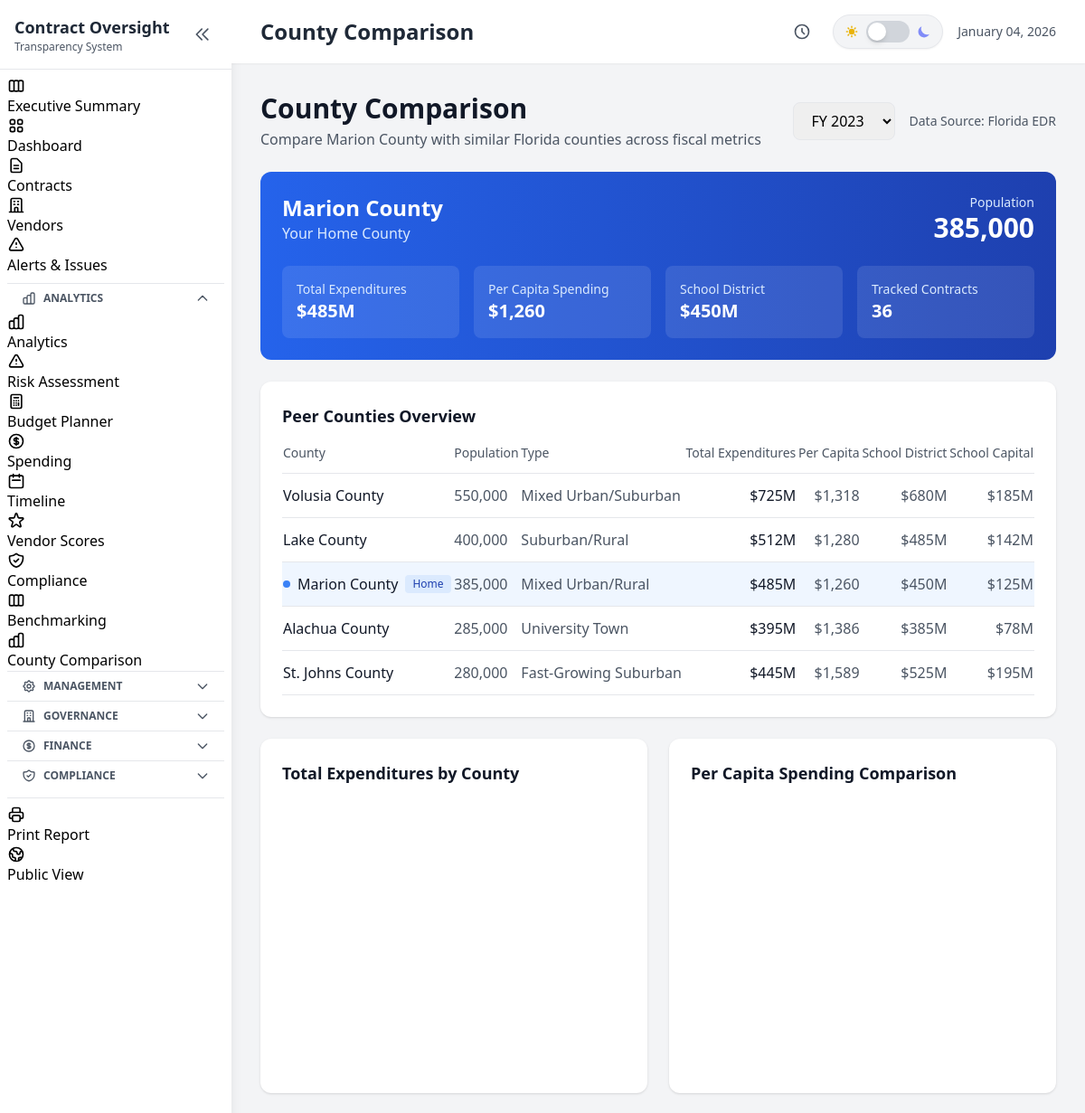
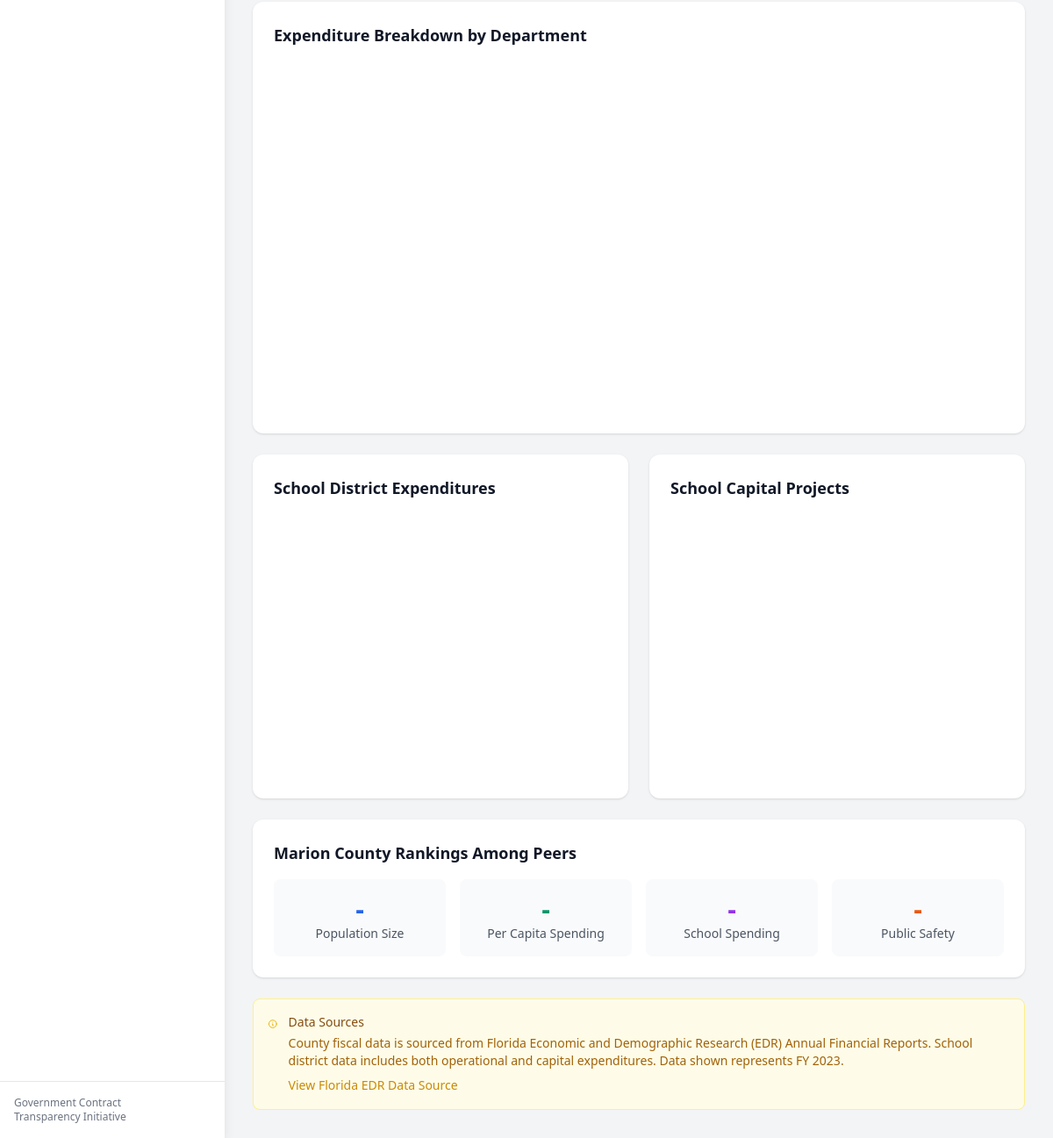
The app's page /county-comparison with its own data (2 pictures, top to bottom).
### tables this page shows
CREATE TABLE counties (
                county_id TEXT PRIMARY KEY,
                county_name TEXT NOT NULL,
                state TEXT DEFAULT 'FL',
                population INTEGER,
                population_year INTEGER,
                median_income REAL,
                land_area_sq_miles REAL,
                is_peer_county INTEGER DEFAULT 0,
                is_home_county INTEGER DEFAULT 0,
                region TEXT,
                county_type TEXT,
                notes TEXT,
                created_at TEXT DEFAULT CURRENT_TIMESTAMP,
                updated_at TEXT DEFAULT CURRENT_TIMESTAMP
            );

CREATE TABLE county_fiscal_data (
                fiscal_data_id INTEGER PRIMARY KEY AUTOINCREMENT,
                county_id TEXT NOT NULL,
                fiscal_year TEXT NOT NULL,
                data_source TEXT DEFAULT 'Florida EDR',

                -- Revenue categories
                total_revenue REAL DEFAULT 0,
                property_tax_revenue REAL DEFAULT 0,
                sales_tax_revenue REAL DEFAULT 0,
                intergovernmental_revenue REAL DEFAULT 0,
                charges_for_services REAL DEFAULT 0,
                other_revenue REAL DEFAULT 0,

                -- Expenditure categories (mapped to Florida EDR categories)
                total_expenditures REAL DEFAULT 0,
                general_government REAL DEFAULT 0,
                public_safety REAL DEFAULT 0,
                physical_environment REAL DEFAULT 0,
                transportation REAL DEFAULT 0,
                economic_environment REAL DEFAULT 0,
                human_services REAL DEFAULT 0,
                culture_recreation REAL DEFAULT 0,
                court_related REAL DEFAULT 0,
                debt_service REAL DEFAULT 0,

                -- Per capita metrics
                expenditures_per_capita REAL DEFAULT 0,
                revenue_per_capita REAL DEFAULT 0,

                -- School district data (separate from county but tracked together)
                school_district_expenditures REAL DEFAULT 0,
                school_capital_projects REAL DEFAULT 0,
                school_operations REAL DEFAULT 0,

                created_at TEXT DEFAULT CURRENT_TIMESTAMP,
                updated_at TEXT DEFAULT CURRENT_TIMESTAMP,
                FOREIGN KEY (county_id) REFERENCES counties(county_id),
                UNIQUE(county_id, fiscal_year)
            );

### web/app.py (the view)
@app.route('/county-comparison')
def county_comparison_page():
    comparison_data = db.get_county_comparison_data()
    peer_counties = db.get_peer_counties()
    marion_contracts = current_contracts[
        current_contracts['vendor_id'].str.startswith('MC-', na=False) |
        current_contracts['vendor_id'].str.startswith('MCSD-', na=False)
    ] if current_contracts is not None and not current_contracts.empty else pd.DataFrame()
    local_stats = {
        'total_contracts': len(marion_contracts),
        'total_value': float(marion_contracts['current_amount'].sum()) if not marion_contracts.empty else 0,
        'school_contracts': len(marion_contracts[marion_contracts['vendor_id'].str.startswith('MCSD-', na=False)]) if not marion_contracts.empty else 0,
        'school_value': float(marion_contracts[marion_contracts['vendor_id'].str.startswith('MCSD-', na=False)]['current_amount'].sum()) if not marion_contracts.empty else 0,
        'county_contracts': len(marion_contracts[marion_contracts['vendor_id'].str.startswith('MC-', na=False)]) if not marion_contracts.empty else 0,
        'county_value': float(marion_contracts[marion_contracts['vendor_id'].str.startswith('MC-', na=False)]['current_amount'].sum()) if not marion_contracts.empty else 0,
    }
    return render_template('county_comparison.html',
                          comparison_data=comparison_data,
                          peer_counties=peer_counties,
                          local_stats=local_stats,
                          title='County Comparison')

### src/database.py (called while the page is built)
    def _get_connection(self):
        conn = sqlite3.connect(str(self.db_path))
        conn.row_factory = sqlite3.Row
        return conn

    def get_peer_counties(self) -> List[Dict]:
        conn = self._get_connection()
        cursor = conn.cursor()
        cursor.execute("""
            SELECT * FROM counties
            WHERE is_peer_county = 1 OR is_home_county = 1
            ORDER BY population DESC
        """)
        rows = cursor.fetchall()
        conn.close()
        return [dict(row) for row in rows]

### web/app.py (called while the page is built)
@app.context_processor
def inject_globals():
    return {
        'now': datetime.now
    }

### web/templates/county_comparison.html (shortened to what this page needs)
{% extends "base.html" %}
{% block content %}
<div class="space-y-6">
    <div class="flex justify-between items-center">
        <div>
            <h1 class="text-3xl font-bold text-gray-900 dark:text-white">County Comparison</h1>
            <p class="text-gray-600 dark:text-gray-400 mt-1">
                Compare Marion County with similar Florida counties across fiscal metrics
            </p>
        </div>
        <div class="flex items-center space-x-4">
            <select id="fiscalYearSelect" class="px-4 py-2 border rounded-lg dark:bg-gray-700 dark:border-gray-600 dark:text-white">
                <option value="2023" {% if comparison_data.fiscal_year == '2023' %}selected{% endif %}>FY 2023</option>
            </select>
            <span class="text-sm text-gray-500 dark:text-gray-400">
                Data Source: Florida EDR
            </span>
        </div>
    </div>
    <div class="bg-gradient-to-r from-blue-600 to-blue-800 rounded-xl p-6 text-white">
        <div class="flex items-center justify-between">
            <div>
                <h2 class="text-2xl font-bold">Marion County</h2>
                <p class="text-blue-100">Your Home County</p>
            </div>
            <div class="text-right">
                <p class="text-sm text-blue-100">Population</p>
                <p class="text-3xl font-bold">
                    {% if comparison_data.home_county %}
                        {{ "{:,}".format(comparison_data.home_county.population|default(0)) }}
                    {% else %}
                        385,000
                    {% endif %}
                </p>
            </div>
        </div>
        <div class="grid grid-cols-2 md:grid-cols-4 gap-4 mt-6">
            <div class="bg-white/10 rounded-lg p-4">
                <p class="text-blue-100 text-sm">Total Expenditures</p>
                <p class="text-xl font-bold">
                    {% if comparison_data.home_county and comparison_data.home_county.total_expenditures %}
                        ${{ "{:,.0f}".format(comparison_data.home_county.total_expenditures / 1000000) }}M
                    {% else %}
                        $485M
                    {% endif %}
                </p>
            </div>
            <div class="bg-white/10 rounded-lg p-4">
                <p class="text-blue-100 text-sm">Per Capita Spending</p>
                <p class="text-xl font-bold">
                    {% if comparison_data.home_county and comparison_data.home_county.expenditures_per_capita %}
                        ${{ "{:,.0f}".format(comparison_data.home_county.expenditures_per_capita) }}
                    {% else %}
                        $1,260
                    {% endif %}
                </p>
            </div>
            <div class="bg-white/10 rounded-lg p-4">
                <p class="text-blue-100 text-sm">School District</p>
                <p class="text-xl font-bold">
                    {% if comparison_data.home_county and comparison_data.home_county.school_district_expenditures %}
                        ${{ "{:,.0f}".format(comparison_data.home_county.school_district_expenditures / 1000000) }}M
                    {% else %}
                        $450M
                    {% endif %}
                </p>
            </div>
            <div class="bg-white/10 rounded-lg p-4">
                <p class="text-blue-100 text-sm">Tracked Contracts</p>
                <p class="text-xl font-bold">{{ local_stats.total_contracts }}</p>
            </div>
        </div>
    </div>
    <div class="bg-white dark:bg-gray-800 rounded-xl shadow p-6">
        <h3 class="text-lg font-semibold text-gray-900 dark:text-white mb-4">Peer Counties Overview</h3>
        <div class="overflow-x-auto">
            <table class="w-full">
                <thead>
                    <tr class="text-left text-sm text-gray-500 dark:text-gray-400 border-b dark:border-gray-700">
                        <th class="pb-3 font-medium">County</th>
                        <th class="pb-3 font-medium">Population</th>
                        <th class="pb-3 font-medium">Type</th>
                        <th class="pb-3 font-medium text-right">Total Expenditures</th>
                        <th class="pb-3 font-medium text-right">Per Capita</th>
                        <th class="pb-3 font-medium text-right">School District</th>
                        <th class="pb-3 font-medium text-right">School Capital</th>
                    </tr>
                </thead>
                <tbody>
                    {% for county in comparison_data.counties %}
                    <tr class="border-b dark:border-gray-700 {% if county.is_home_county %}bg-blue-50 dark:bg-blue-900/20{% endif %}">
                        <td class="py-3">
                            <div class="flex items-center">
                                {% if county.is_home_county %}
                                <span class="w-2 h-2 bg-blue-500 rounded-full mr-2"></span>
                                {% endif %}
                                <span class="font-medium text-gray-900 dark:text-white">{{ county.county_name }}</span>
                                {% if county.is_home_county %}
                                <span class="ml-2 text-xs bg-blue-100 text-blue-800 dark:bg-blue-900 dark:text-blue-200 px-2 py-0.5 rounded">Home</span>
                                {% endif %}
                            </div>
                        </td>
                        <td class="py-3 text-gray-600 dark:text-gray-300">{{ "{:,}".format(county.population|default(0)) }}</td>
                        <td class="py-3 text-gray-600 dark:text-gray-300">{{ county.county_type|default('N/A') }}</td>
                        <td class="py-3 text-right font-medium text-gray-900 dark:text-white">
                            {% if county.total_expenditures %}
                                ${{ "{:,.0f}".format(county.total_expenditures / 1000000) }}M
                            {% else %}
                                -
                            {% endif %}
                        </td>
                        <td class="py-3 text-right text-gray-600 dark:text-gray-300">
                            {% if county.expenditures_per_capita %}
                                ${{ "{:,.0f}".format(county.expenditures_per_capita) }}
                            {% else %}
                                -
                            {% endif %}
                        </td>
                        <td class="py-3 text-right text-gray-600 dark:text-gray-300">
                            {% if county.school_district_expenditures %}
                                ${{ "{:,.0f}".format(county.school_district_expenditures / 1000000) }}M
                            {% else %}
                                -
                            {% endif %}
                        </td>
                        <td class="py-3 text-right text-gray-600 dark:text-gray-300">
                            {% if county.school_capital_projects %}
                                ${{ "{:,.0f}".format(county.school_capital_projects / 1000000) }}M
                            {% else %}
                                -
                            {% endif %}
                        </td>
                    </tr>
                    {% endfor %}
                </tbody>
            </table>
        </div>
    </div>
    <div class="grid grid-cols-1 lg:grid-cols-2 gap-6">
        <div class="bg-white dark:bg-gray-800 rounded-xl shadow p-6">
            <h3 class="text-lg font-semibold text-gray-900 dark:text-white mb-4">Total Expenditures by County</h3>
            <div id="expendituresChart" style="height: 300px;"></div>
        </div>
        <div class="bg-white dark:bg-gray-800 rounded-xl shadow p-6">
            <h3 class="text-lg font-semibold text-gray-900 dark:text-white mb-4">Per Capita Spending Comparison</h3>
            <div id="perCapitaChart" style="height: 300px;"></div>
        </div>
    </div>
    <div class="bg-white dark:bg-gray-800 rounded-xl shadow p-6">
        <h3 class="text-lg font-semibold text-gray-900 dark:text-white mb-4">Expenditure Breakdown by Department</h3>
        <div id="departmentChart" style="height: 400px;"></div>
    </div>
    <div class="grid grid-cols-1 lg:grid-cols-2 gap-6">
        <div class="bg-white dark:bg-gray-800 rounded-xl shadow p-6">
            <h3 class="text-lg font-semibold text-gray-900 dark:text-white mb-4">School District Expenditures</h3>
            <div id="schoolSpendingChart" style="height: 300px;"></div>
        </div>
        <div class="bg-white dark:bg-gray-800 rounded-xl shadow p-6">
            <h3 class="text-lg font-semibold text-gray-900 dark:text-white mb-4">School Capital Projects</h3>
            <div id="schoolCapitalChart" style="height: 300px;"></div>
        </div>
    </div>
    <div class="bg-white dark:bg-gray-800 rounded-xl shadow p-6">
        <h3 class="text-lg font-semibold text-gray-900 dark:text-white mb-4">Marion County Rankings Among Peers</h3>
        <div class="grid grid-cols-2 md:grid-cols-4 gap-4">
            <div class="text-center p-4 bg-gray-50 dark:bg-gray-700 rounded-lg">
                <p class="text-3xl font-bold text-blue-600 dark:text-blue-400" id="rankPopulation">-</p>
                <p class="text-sm text-gray-600 dark:text-gray-400">Population Size</p>
            </div>
            <div class="text-center p-4 bg-gray-50 dark:bg-gray-700 rounded-lg">
                <p class="text-3xl font-bold text-green-600 dark:text-green-400" id="rankPerCapita">-</p>
                <p class="text-sm text-gray-600 dark:text-gray-400">Per Capita Spending</p>
            </div>
            <div class="text-center p-4 bg-gray-50 dark:bg-gray-700 rounded-lg">
                <p class="text-3xl font-bold text-purple-600 dark:text-purple-400" id="rankSchool">-</p>
                <p class="text-sm text-gray-600 dark:text-gray-400">School Spending</p>
            </div>
            <div class="text-center p-4 bg-gray-50 dark:bg-gray-700 rounded-lg">
                <p class="text-3xl font-bold text-orange-600 dark:text-orange-400" id="rankPublicSafety">-</p>
                <p class="text-sm text-gray-600 dark:text-gray-400">Public Safety</p>
            </div>
        </div>
    </div>
    <div class="bg-yellow-50 dark:bg-yellow-900/20 border border-yellow-200 dark:border-yellow-800 rounded-lg p-4">
        <div class="flex items-start">
            <svg class="w-5 h-5 text-yellow-500 mt-0.5 mr-3" fill="none" stroke="currentColor" viewBox="0 0 24 24">
                <path stroke-linecap="round" stroke-linejoin="round" stroke-width="2" d="M13 16h-1v-4h-1m1-4h.01M21 12a9 9 0 11-18 0 9 9 0 0118 0z"></path>
            </svg>
            <div>
                <h4 class="text-sm font-medium text-yellow-800 dark:text-yellow-200">Data Sources</h4>
                <p class="text-sm text-yellow-700 dark:text-yellow-300 mt-1">
                    County fiscal data is sourced from Florida Economic and Demographic Research (EDR) Annual Financial Reports.
                    School district data includes both operational and capital expenditures. Data shown represents FY {{ comparison_data.fiscal_year }}.
                </p>
                <a href="https://edr.state.fl.us/Content/local-government/data/revenues-expenditures/cntyfiscal.cfm"
                   target="_blank"
                   class="text-sm text-yellow-600 dark:text-yellow-400 hover:underline mt-2 inline-block">
                    View Florida EDR Data Source
                </a>
            </div>
        </div>
    </div>
</div>
{% endblock %}

### web/templates/base.html (style rules this page uses)
.text-gray-500 { color: #4b5563 !important; }
::placeholder { color: #6b7280 !important; opacity: 1; }
.text-green-600 { color: #059669 !important; }

### records on screen
counties: home_county.population "385,000", population "385,000"
county_fiscal_data: comparison_data.home_county.total_expenditures/1000000 "485", home_county.expenditures_per_capita "1,260", home_county "450", county_name "Marion County", shows "Home", county_type "Mixed Urban/Rural", county.total_expenditures/1000000 "485", expenditures_per_capita "1,260", county.school_district_expenditures/1000000 "450", county.school_capital_projects/1000000 "125"
county_fiscal_data: county_name "Volusia County", county_type "Mixed Urban/Suburban", county.total_expenditures/1000000 "725", expenditures_per_capita "1,318", county.school_district_expenditures/1000000 "680", county.school_capital_projects/1000000 "185"
counties: population "550,000"
county_fiscal_data: county_name "Lake County", county_type "Suburban/Rural", county.total_expenditures/1000000 "512", expenditures_per_capita "1,280", county.school_district_expenditures/1000000 "485", county.school_capital_projects/1000000 "142"
counties: population "400,000"
county_fiscal_data: county_name "Alachua County", county_type "University Town", county.total_expenditures/1000000 "395", expenditures_per_capita "1,386", county.school_district_expenditures/1000000 "385", county.school_capital_projects/1000000 "78"
counties: population "285,000"
county_fiscal_data: county_name "St. Johns County", county_type "Fast-Growing Suburban", county.total_expenditures/1000000 "445", expenditures_per_capita "1,589", county.school_district_expenditures/1000000 "525", county.school_capital_projects/1000000 "195"
counties: population "280,000"

### other values on screen
{{ title }} "County Comparison"
{{ local_stats.total_contracts }} "36"
{{ comparison_data.fiscal_year }} "2023"
